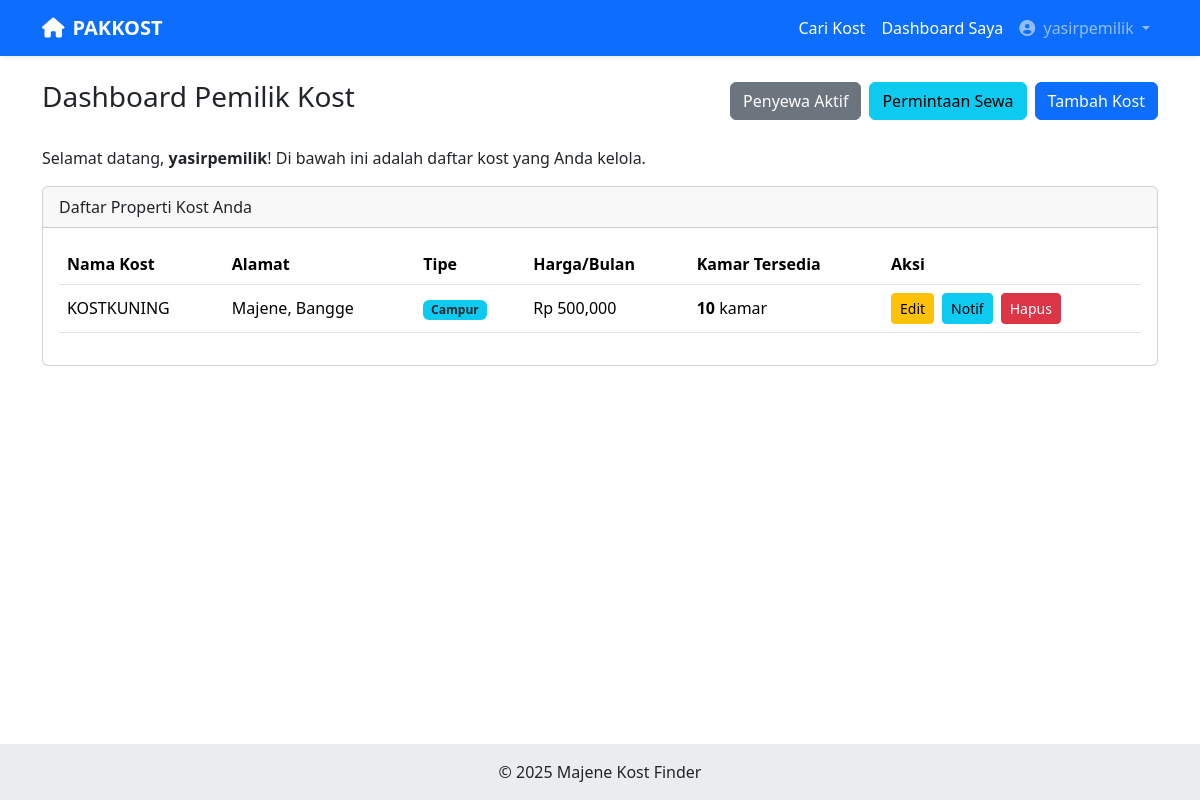
The app's page /pemilik/index.php (signed in) with its own data.
### tables this page shows
CREATE TABLE `kosts` (
  `id` int NOT NULL,
  `user_id` int NOT NULL,
  `nama_kost` varchar(150) NOT NULL,
  `deskripsi` text,
  `tipe_kost` enum('putra','putri','campur') NOT NULL,
  `alamat` varchar(255) NOT NULL,
  `kelurahan` varchar(100) DEFAULT NULL,
  `latitude` varchar(50) DEFAULT NULL,
  `longitude` varchar(50) DEFAULT NULL,
  `harga_harian` int DEFAULT NULL,
  `harga_bulanan` int DEFAULT NULL,
  `harga_tahunan` int DEFAULT NULL,
  `ketersediaan_kamar` int DEFAULT '0',
  `jumlah_total_kamar` int NOT NULL DEFAULT '0',
  `created_at` timestamp NULL DEFAULT CURRENT_TIMESTAMP,
  `updated_at` timestamp NULL DEFAULT CURRENT_TIMESTAMP ON UPDATE CURRENT_TIMESTAMP
);

### pemilik/auth_pemilik_check.php (called while the page is built, shortened)
<?php
$pemilik_id = $_SESSION['user_id'];
?>

### pemilik/index.php (the view, shortened to what this page needs)
<?php
require_once 'auth_pemilik_check.php';
include '../includes/header.php';
?>
<div class="d-flex justify-content-between align-items-center mb-4 flex-wrap gap-2">
    <h3>Dashboard Pemilik Kost</h3>
    <div class="d-flex gap-2">
        <a href="penyewa_aktif.php" class="btn btn-secondary">Penyewa Aktif</a>
        <a href="permintaan_sewa.php" class="btn btn-info position-relative">
            Permintaan Sewa
        </a>
        <a href="tambah_kost.php" class="btn btn-primary">Tambah Kost</a>
    </div>
</div>
<p>Selamat datang, <b><?php echo htmlspecialchars($_SESSION['username']); ?></b>! Di bawah ini adalah daftar kost yang Anda kelola.</p>
<div class="card">
    <div class="card-header">
        Daftar Properti Kost Anda
    </div>
    <div class="card-body">
        <div class="table-responsive">
            <table class="table table-hover align-middle">
                <thead>
                    <tr>
                        <th>Nama Kost</th>
                        <th>Alamat</th>
                        <th>Tipe</th>
                        <th>Harga/Bulan</th>
                        <th>Kamar Tersedia</th>
                        <th>Aksi</th>
                    </tr>
                </thead>
                <tbody>
                    <?php
                    $stmt = $conn->prepare(
                        "SELECT
                            k.id, k.nama_kost, k.alamat, k.tipe_kost, k.harga_bulanan,
                            (k.jumlah_total_kamar - (SELECT COUNT(*) FROM rentals WHERE kost_id = k.id AND status = 'aktif')) AS kamar_tersedia
                         FROM kosts k
                         WHERE k.user_id = ?
                         ORDER BY k.created_at DESC"
                    );
                    $stmt->bind_param("i", $pemilik_id);
                    $stmt->execute();
                    $result = $stmt->get_result();
                    if ($result->num_rows > 0) :
                        while ($kost = $result->fetch_assoc()) :
                    ?>
                            <tr>
                                <td><?php echo htmlspecialchars($kost['nama_kost']); ?></td>
                                <td><?php echo htmlspecialchars($kost['alamat']); ?></td>
                                <td><span class="badge bg-info text-dark"><?php echo ucfirst($kost['tipe_kost']); ?></span></td>
                                <td>Rp <?php echo number_format($kost['harga_bulanan']); ?></td>
                                <td><b><?php echo $kost['kamar_tersedia']; ?></b> kamar</td>
                                <td>
                                    <div class="d-flex gap-2">
                                        <a href="edit_kost.php?id=<?php echo $kost['id']; ?>" class="btn btn-sm btn-warning">Edit</a>
                                        <a href="notifikasi.php?kost_id=<?php echo $kost['id']; ?>" class="btn btn-sm btn-info">Notif</a>
                                        <a href="proses_hapus_kost.php?id=<?php echo $kost['id']; ?>" class="btn btn-sm btn-danger" onclick="return confirm('PERINGATAN: Menghapus kost ini akan menghilangkan SEMUA data terkait (penyewa, ulasan, foto, dll.) secara permanen. Anda yakin?')">Hapus</a>
                                    </div>
                                </td>
                            </tr>
                        <?php
                        endwhile;
                    else :
                        ?>
                        <tr>
                            <td colspan="6" class="text-center">Anda belum menambahkan properti kost.</td>
                        </tr>
                    <?php
                    endif;
                    ?>
                </tbody>
            </table>
        </div>
    </div>
</div>
<?php include '../includes/footer.php'; ?>

### records on screen
kosts: nama_kost "KOSTKUNING", alamat "Majene, Bangge", tipe_kost "Campur", harga_bulanan "500,000", kamar_tersedia "10"

### other values on screen
$_SESSION['username'] "yasirpemilik"
